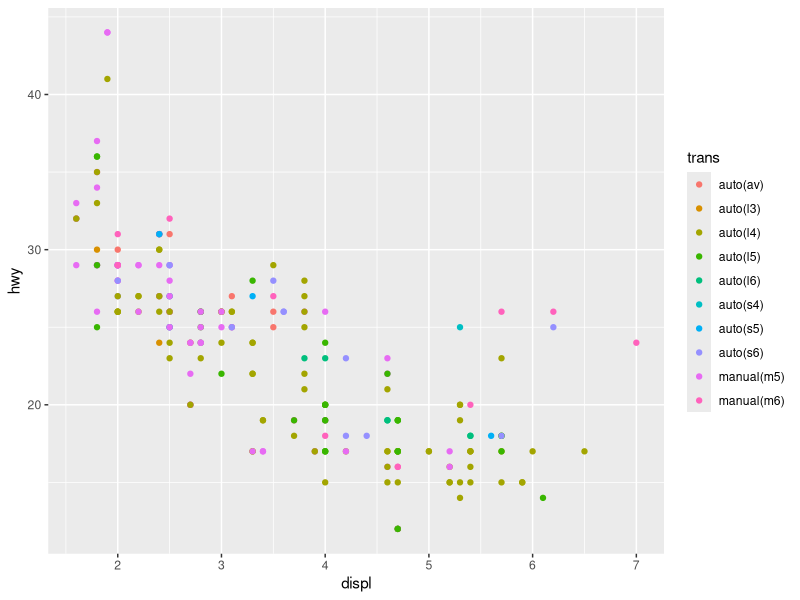
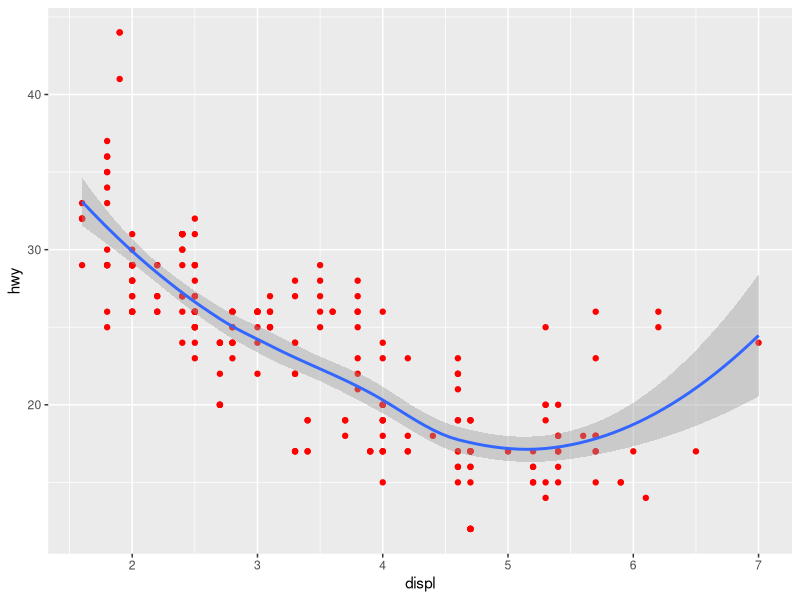
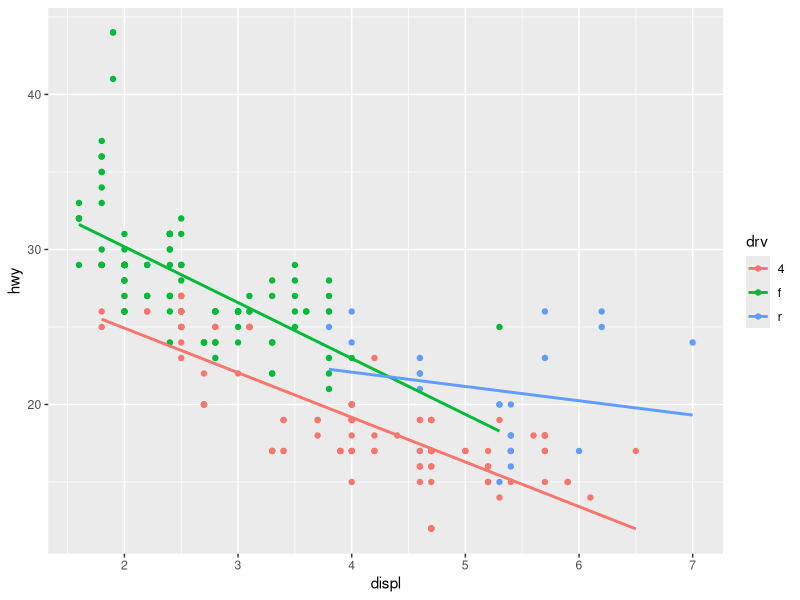
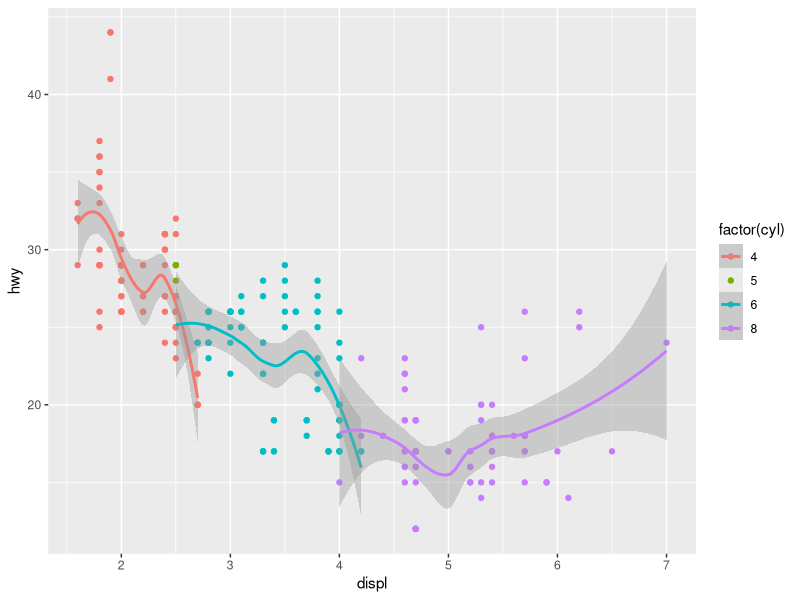
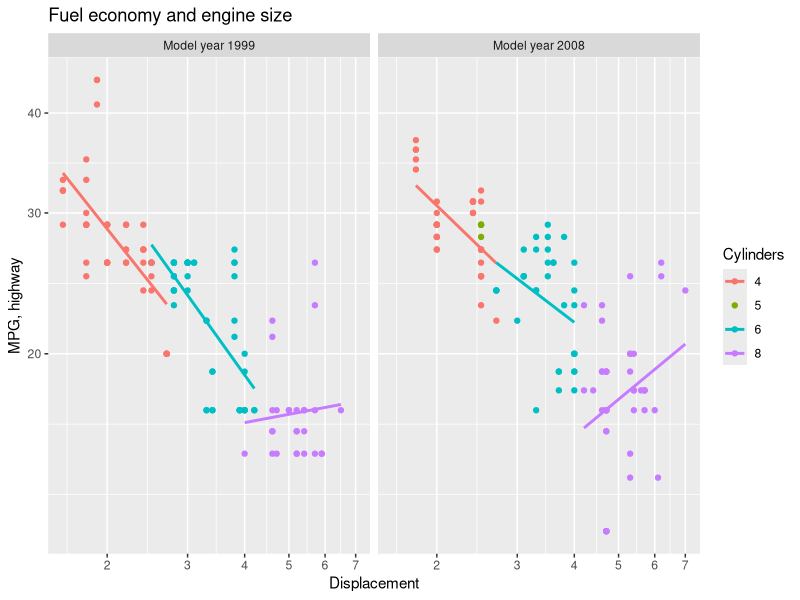

Here is the R script that generated these plots, in order:
library(tidyverse)
library(ggplot2)
mpg %>% tbl_df
ggplot(data = mpg, mapping = aes(x = displ, y = hwy, colour = trans)) + 
  geom_point()

ggplot(data = mpg, mapping = aes(x = displ, y = hwy)) + 
  geom_point(colour = "red") + geom_smooth()

ggplot(data = mpg, mapping = aes(x = displ, y = hwy, colour = drv)) + 
  geom_point() + geom_smooth(method = "lm", se=FALSE)

ggplot(data = mpg, mapping = aes(x = displ, y = hwy, colour = factor(cyl))) + 
  geom_point() + geom_smooth()

ggplot(mpg, aes(x = displ, y = hwy, colour = factor(cyl))) + 
  geom_point() + geom_smooth(method = "lm", se = FALSE) +
  scale_x_log10(breaks = c(2, 3, 4, 5, 6, 7)) +
  scale_y_log10(breaks = c(20, 30, 40)) +
  labs(x = 'Displacement', y = 'MPG, highway', color = "Cylinders", title = "Fuel economy and engine size") +
  facet_wrap(~ year, labeller= as_labeller(c('1999' = 'Model year 1999', '2008' = 'Model year 2008')))

mpg2 <- mpg %>% select(c('manufacturer', 'model', 'displ', 'year', 'cyl', 'trans', 'cty', 'hwy'))
mpg3 <- mpg2 %>% mutate(displ2 = displ^2) %>% mutate(vol_per_cyl = round(displ/cyl, 2))
mpg4 <- mpg3 %>% arrange(desc(vol_per_cyl))
